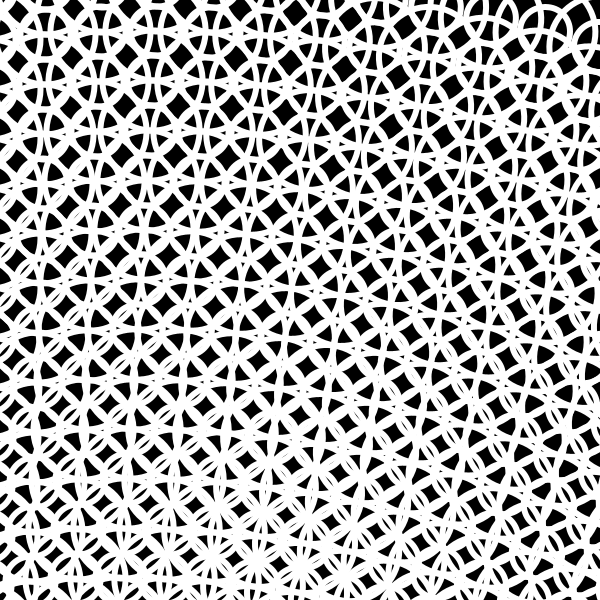
Frame 1 (no input)
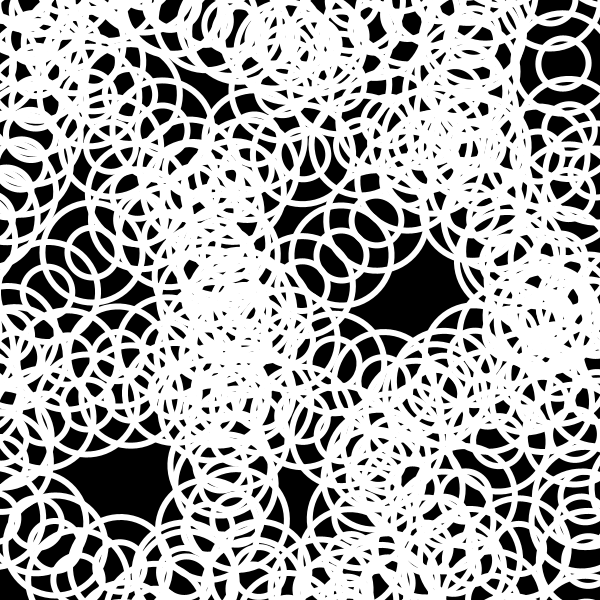
Frame 60 (the mouse pressed at the canvas centre just before this capture)
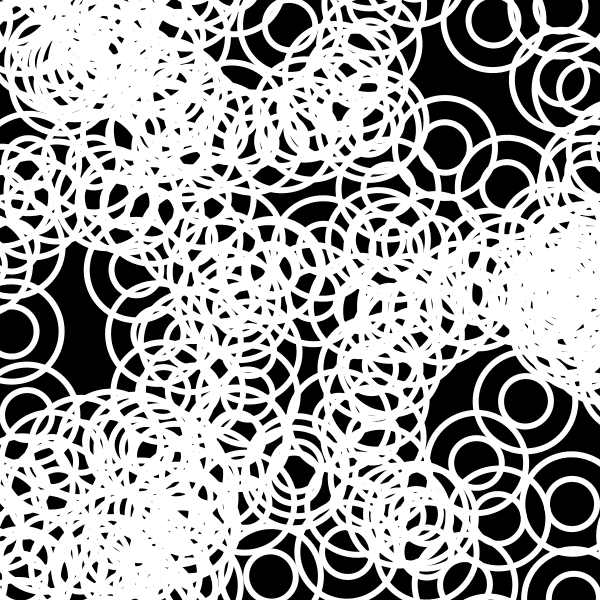
Frame 120 (the mouse held since frame 60 and released just before this capture)

The Processing sketch that drew these frames (run headless with seeded random() and noise(); from frame 60 on, the mouse is pressed at the canvas centre):

// Processing sketch: processing_143478
// ── processing_143478.pde


/*name: JU Hwiyeon  
 ID:201420109
 
 
 */
void setup() {   
  size(600, 600);
}   

float x;
float angle;
float direction;

void draw() {   
  noStroke();   
  translate(width/2, height/2); 
  angle += 0.001;
  background (0);
  //  ellipses   
  for (int i = -310; i < width; i = i +50) {   
    for (int j = -310; j < height; j = j +50 ) {   
      rotate(angle); 
      stroke(255);   
      strokeWeight(6);   
      noFill();   
      ellipse(i, j, 100, 100);
      ellipse(i, j, 50, 50);
    }
  }
  strokeWeight(10);
  stroke(#ED7FD5);
  noFill();
  ellipse (100, 300, x, x);
  ellipse (-100, -300, x, x);
  ellipse (-100, 300, x, x);
  ellipse (100, -300, x, x);
  ellipse (300, -100, x, x);
  ellipse (300, 100, x, x);
  ellipse (-300, -100, x, x);
  ellipse (-300, 100, x, x);

  if (x>2000) {
    x=100;
  }
  x=x+30;
}
